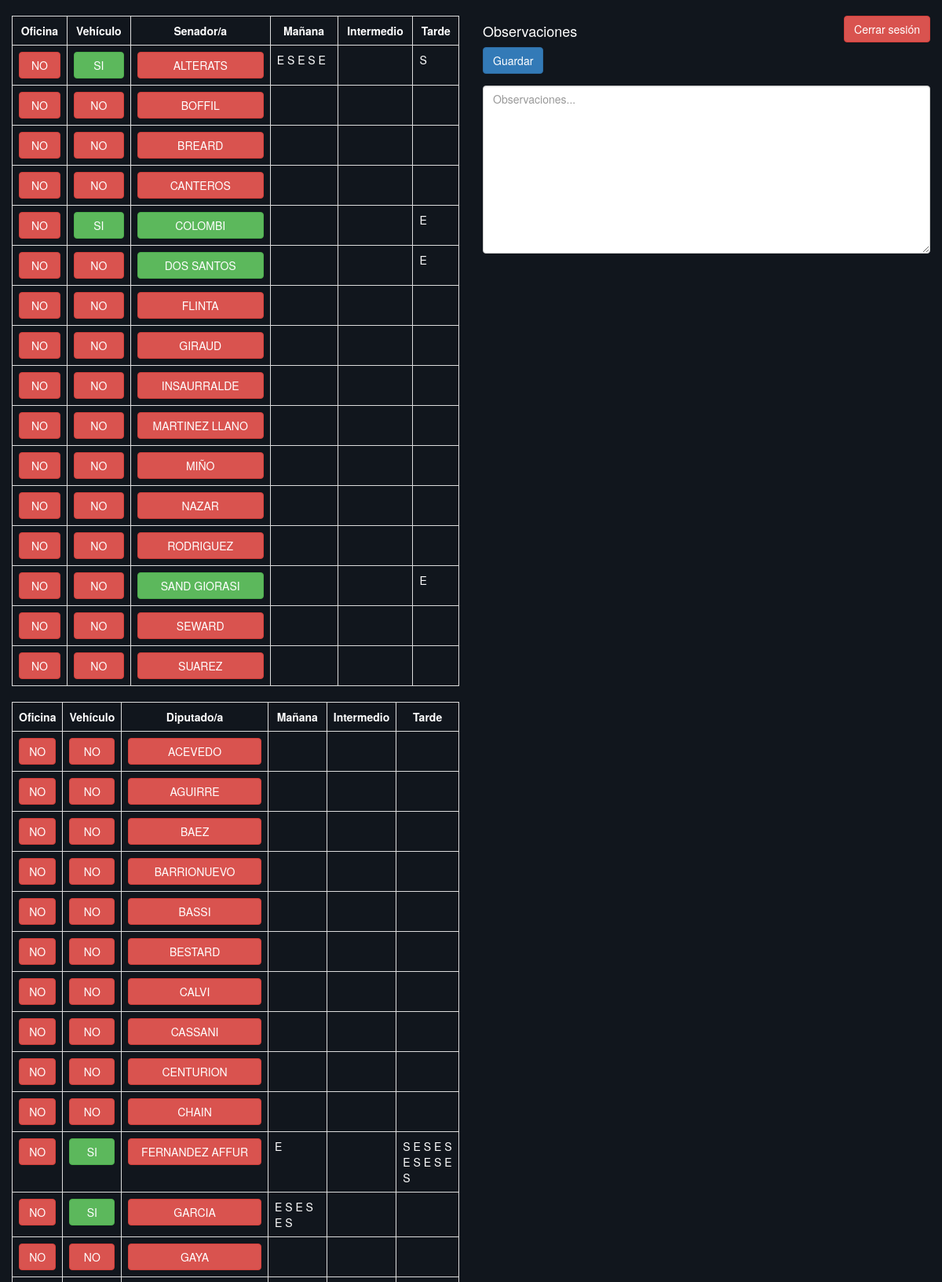
/control (signed in, upper part), run on the app's committed database.
### tables this page shows
CREATE TABLE `usuarios` (
  `id_usuario` int(133) NOT NULL,
  `oficina` varchar(255) NOT NULL,
  `vehiculo` varchar(255) NOT NULL,
  `legislador` varchar(255) NOT NULL,
  `categoria` varchar(255) NOT NULL,
  `estado` varchar(255) NOT NULL,
  `manana` varchar(255) NOT NULL,
  `intermedio` varchar(255) NOT NULL,
  `tarde` varchar(255) NOT NULL,
  `fecha` date NOT NULL
);

CREATE TABLE `observaciones` (
  `id_observaciones` int(133) NOT NULL,
  `detalles` longtext NOT NULL,
  `fecha` date NOT NULL
);

### control.php (the view, shortened to what this page needs)
<?php
include('conexion.php');
?>
<!DOCTYPE html>
<html lang="es">
<head>
	<link rel="stylesheet" href="css/bootstrap.min.css">
	<link rel="stylesheet" href="css/style.css">
</head>
<body>
<div class="container-fluid">
		<?php
$fecha = date('Y-m-d');
?>
<div class="row">
<div class="tall-div col-lg-6">
	<table class="table table-bordered table-sm">
		<tr>
			<th class="text-center">Oficina</th>
			<th class="text-center">Vehículo</th>
			<th class="text-center">Senador/a</th>
			<th class="text-center">Mañana</th>
			<th class="text-center">Intermedio</th>
			<th class="text-center">Tarde</th>
		</tr>
		<?php $consulta = mysqli_query($conexion, "SELECT * FROM usuarios WHERE fecha = '$fecha' AND categoria = 'senador' order by legislador ASC");
		while($campo = mysqli_fetch_array($consulta)) { ?>
		<tr>
			<td id="<?php echo $campo['legislador']; ?>">
				<?php if($campo['oficina'] == 'SI') { ?>
				<a href="?oficina=<?php echo $campo['legislador']; ?>" class="btn btn-success btn-block"><?php echo $campo['oficina']; ?></a>
				<?php } elseif($campo['oficina'] == 'NO') { ?>
				<a href="?oficina=<?php echo $campo['legislador']; ?>" class="btn btn-danger btn-block"><?php echo $campo['oficina']; ?></a>
				<?php } ?>
			</td>
			<td id="<?php echo $campo['legislador']; ?>">
				<?php if($campo['vehiculo'] == 'SI') { ?>
				<a href="?vehiculo=<?php echo $campo['legislador']; ?>" class="btn btn-success btn-block"><?php echo $campo['vehiculo']; ?></a>
				<?php } elseif($campo['vehiculo'] == 'NO') { ?>
				<a href="?vehiculo=<?php echo $campo['legislador']; ?>" class="btn btn-danger btn-block"><?php echo $campo['vehiculo']; ?></a>
				<?php } ?>
			</td>
			<td>
				<?php if($campo['estado'] == 'PRESENTE') { ?>
				<a href="?legislador=<?php echo $campo['legislador']; ?>" class="btn btn-success btn-block"><?php echo $campo['legislador']; ?></a>
				<?php } elseif($campo['estado'] == 'AUSENTE') { ?>
				<a href="?legislador=<?php echo $campo['legislador']; ?>" class="btn btn-danger btn-block"><?php echo $campo['legislador']; ?></a>
				<?php } ?>
			</td>
			<td><?php echo $campo['manana']; ?></td>
			<td><?php echo $campo['intermedio']; ?></td>
			<td><?php echo $campo['tarde']; ?></td>
		</tr>
<?php 	} ?>
	</table>
	<table class="table table-bordered table-sm">
		<tr>
			<th class="text-center">Oficina</th>
			<th class="text-center">Vehículo</th>
			<th class="text-center">Diputado/a</th>
			<th class="text-center">Mañana</th>
			<th class="text-center">Intermedio</th>
			<th class="text-center">Tarde</th>
		</tr>
		<?php $consulta = mysqli_query($conexion, "SELECT * FROM usuarios WHERE fecha = '$fecha' AND categoria = 'diputado' order by legislador ASC");
		while($campo = mysqli_fetch_array($consulta)) { ?>
		<tr>
			<td id="<?php echo $campo['legislador']; ?>">
				<?php if($campo['oficina'] == 'SI') { ?>
				<a href="?oficina=<?php echo $campo['legislador']; ?>" class="btn btn-success btn-block"><?php echo $campo['oficina']; ?></a>
				<?php } elseif($campo['oficina'] == 'NO') { ?>
				<a href="?oficina=<?php echo $campo['legislador']; ?>" class="btn btn-danger btn-block"><?php echo $campo['oficina']; ?></a>
				<?php } ?>
			</td>
			<td id="<?php echo $campo['legislador']; ?>">
				<?php if($campo['vehiculo'] == 'SI') { ?>
				<a href="?vehiculo=<?php echo $campo['legislador']; ?>" class="btn btn-success btn-block"><?php echo $campo['vehiculo']; ?></a>
				<?php } elseif($campo['vehiculo'] == 'NO') { ?>
				<a href="?vehiculo=<?php echo $campo['legislador']; ?>" class="btn btn-danger btn-block"><?php echo $campo['vehiculo']; ?></a>
				<?php } ?>
			</td>
			<td>
				<?php if($campo['estado'] == 'PRESENTE') { ?>
				<a href="?legislador=<?php echo $campo['legislador']; ?>" class="btn btn-success btn-block"><?php echo $campo['legislador']; ?></a>
				<?php } elseif($campo['estado'] == 'AUSENTE') { ?>
				<a href="?legislador=<?php echo $campo['legislador']; ?>" class="btn btn-danger btn-block"><?php echo $campo['legislador']; ?></a>
				<?php } ?>
			</td>
			<td><?php echo $campo['manana']; ?></td>
			<td><?php echo $campo['intermedio']; ?></td>
			<td><?php echo $campo['tarde']; ?></td>
		</tr>
<?php 	} ?>
	</table>
	</div>
	<div class="col-lg-6 col-sm-6 col-md-6"  data-spy="affix">
	<?php
	$fecha = date('Y-m-d');
	$observaciones = mysqli_query($conexion, "SELECT * FROM observaciones WHERE fecha = '$fecha'");
	while($campo = mysqli_fetch_array($observaciones)) {
		?>
	<a href="salir" class="btn btn-danger pull-right">Cerrar sesión</a>
	<form method="post" action="<?php echo $_SERVER['PHP_SELF']; ?>">
	<h4>Observaciones</h4>
	<div class="form-group"><input type="submit" name="submit" id="submit" value="Guardar" class="btn btn-primary"></div>
		<div class="form-group"><textarea rows="10" cols="50%" class="form-control" name="detalles" placeholder="Observaciones..."><?php echo $campo['detalles']; ?></textarea></div>
	</form>
		<?php }
		?>
		</div>
		</div>
		</div>
</body>
</html>

### css/style.css (style rules this page uses)
body { background: #11161d !important; color: white; }
.container-fluid { margin-top: 20px; }

### control.php (style rules this page uses)
.affix { right: 0; }

### data on the page
usuarios: oficina "NO", vehiculo "SI", legislador "ALTERATS", manana "E S E S E", tarde "S"
usuarios: oficina "NO", vehiculo "NO", legislador "BOFFIL"
usuarios: oficina "NO", vehiculo "NO", legislador "BREARD"
usuarios: oficina "NO", vehiculo "NO", legislador "CANTEROS"
usuarios: oficina "NO", vehiculo "SI", legislador "COLOMBI", tarde "E"
usuarios: oficina "NO", vehiculo "NO", legislador "DOS SANTOS", tarde "E"
usuarios: oficina "NO", vehiculo "NO", legislador "FLINTA"
usuarios: oficina "NO", vehiculo "NO", legislador "GIRAUD"
usuarios: oficina "NO", vehiculo "NO", legislador "INSAURRALDE"
usuarios: oficina "NO", vehiculo "NO", legislador "MARTINEZ LLANO"
usuarios: oficina "NO", vehiculo "NO", legislador "MIÑO"
usuarios: oficina "NO", vehiculo "NO", legislador "NAZAR"
usuarios: oficina "NO", vehiculo "NO", legislador "RODRIGUEZ"
usuarios: oficina "NO", vehiculo "NO", legislador "SAND GIORASI", tarde "E"
usuarios: oficina "NO", vehiculo "NO", legislador "SEWARD"
usuarios: oficina "NO", vehiculo "NO", legislador "SUAREZ"
usuarios: oficina "NO", vehiculo "NO", legislador "ACEVEDO"
usuarios: oficina "NO", vehiculo "NO", legislador "AGUIRRE"
usuarios: oficina "NO", vehiculo "NO", legislador "BAEZ"
usuarios: oficina "NO", vehiculo "NO", legislador "BARRIONUEVO"
usuarios: oficina "NO", vehiculo "NO", legislador "BASSI"
usuarios: oficina "NO", vehiculo "NO", legislador "BESTARD"
usuarios: oficina "NO", vehiculo "NO", legislador "CALVI"
usuarios: oficina "NO", vehiculo "NO", legislador "CASSANI"
usuarios: oficina "NO", vehiculo "NO", legislador "CENTURION"
usuarios: oficina "NO", vehiculo "NO", legislador "CHAIN"
usuarios: oficina "NO", vehiculo "SI", legislador "FERNANDEZ AFFUR", manana "E", tarde "S E S E S E S E S E S"
usuarios: oficina "NO", vehiculo "SI", legislador "GARCIA", manana "E S E S E S"
usuarios: oficina "NO", vehiculo "NO", legislador "GAYA"
